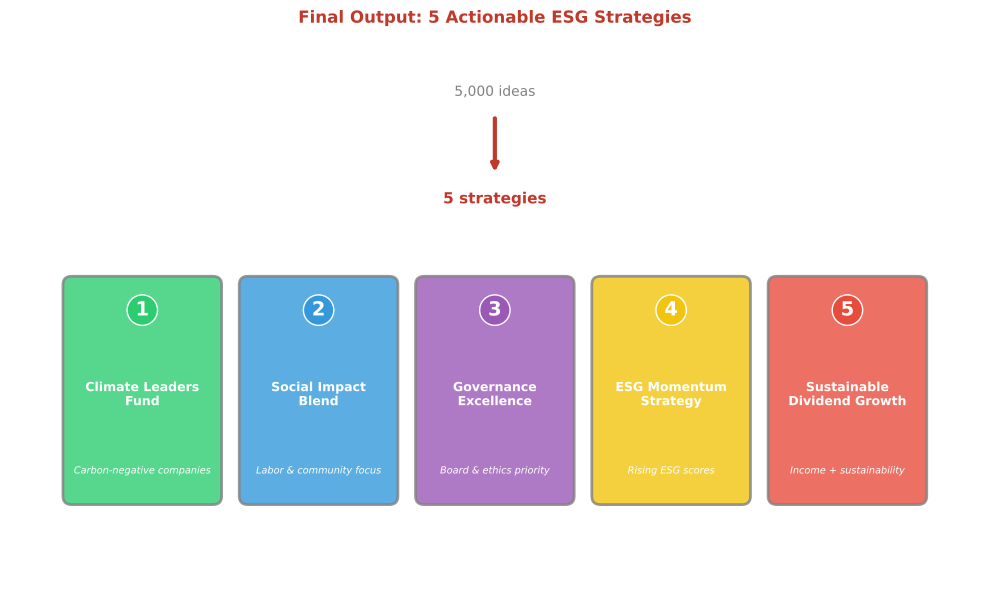

This chart was generated by the following Python code:
"""Final 5 Strategies - The converged innovation outcomes"""
import matplotlib.pyplot as plt
import matplotlib.patches as mpatches
from pathlib import Path

plt.rcParams.update({
    'font.size': 10, 'axes.labelsize': 10, 'axes.titlesize': 11,
    'xtick.labelsize': 9, 'ytick.labelsize': 9, 'legend.fontsize': 9,
    'figure.figsize': (10, 6), 'figure.dpi': 150
})

fig, ax = plt.subplots(figsize=(10, 6))

# Five final strategies
strategies = [
    {'name': 'Climate Leaders\nFund', 'color': '#2ecc71', 'x': 1, 'desc': 'Carbon-negative companies'},
    {'name': 'Social Impact\nBlend', 'color': '#3498db', 'x': 3, 'desc': 'Labor & community focus'},
    {'name': 'Governance\nExcellence', 'color': '#9b59b6', 'x': 5, 'desc': 'Board & ethics priority'},
    {'name': 'ESG Momentum\nStrategy', 'color': '#f1c40f', 'x': 7, 'desc': 'Rising ESG scores'},
    {'name': 'Sustainable\nDividend Growth', 'color': '#e74c3c', 'x': 9, 'desc': 'Income + sustainability'}
]

for i, strat in enumerate(strategies):
    # Main strategy box
    rect = mpatches.FancyBboxPatch((strat['x'] - 0.8, 2), 1.6, 2.5,
                                    boxstyle="round,pad=0.1",
                                    facecolor=strat['color'], alpha=0.8,
                                    edgecolor='gray', linewidth=2)
    ax.add_patch(rect)

    # Strategy number
    ax.text(strat['x'], 4.2, f'{i+1}', fontsize=14, fontweight='bold',
            ha='center', va='center', color='white',
            bbox=dict(boxstyle='circle,pad=0.3', facecolor=strat['color'], edgecolor='white'))

    # Strategy name
    ax.text(strat['x'], 3.2, strat['name'], fontsize=9, fontweight='bold',
            ha='center', va='center', color='white')

    # Description
    ax.text(strat['x'], 2.3, strat['desc'], fontsize=7, ha='center', va='center',
            color='white', style='italic', wrap=True)

# Title and annotation
ax.set_title('Final Output: 5 Actionable ESG Strategies', fontsize=12, fontweight='bold', color='#c0392b')

# Arrow from 5000 to 5
ax.annotate('', xy=(5, 5.8), xytext=(5, 6.5),
           arrowprops=dict(arrowstyle='->', color='#c0392b', lw=3))
ax.text(5, 6.7, '5,000 ideas', fontsize=10, ha='center', va='bottom', color='gray')
ax.text(5, 5.6, '5 strategies', fontsize=11, ha='center', va='top', color='#c0392b', fontweight='bold')

ax.set_xlim(-0.5, 10.5)
ax.set_ylim(1, 7.5)
ax.axis('off')

plt.tight_layout()
plt.savefig(Path(__file__).parent / 'chart.pdf', dpi=300, bbox_inches='tight')
plt.savefig(Path(__file__).parent / 'chart.png', dpi=150, bbox_inches='tight')
plt.close()
print("11_final_strategies created")
